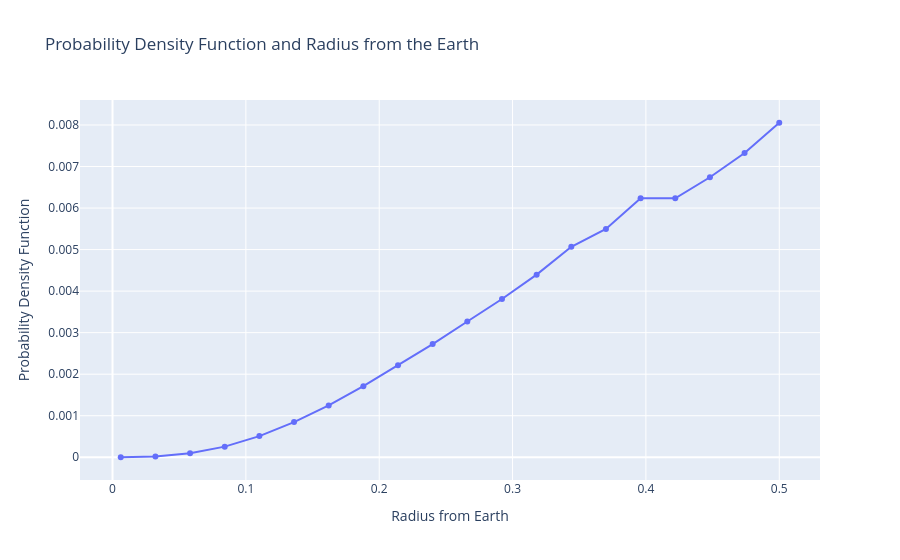

The cell this chart's notebook holds for it:
### Code cell
import plotly.graph_objects as go


fig = go.Figure()

fig.add_trace(go.Scatter(x=radios, y=PX_radi,
                    mode='lines+markers',
                    name='lines+markers'))
fig.update_layout(
    title="Probability Density Function and Radius from the Earth",  
    xaxis_title="Radius from Earth",     
    yaxis_title="Probability Density Function"    
)
fig.show()

### Figure 1 — Plotly figure (JSON) as saved in the notebook; plotly's stock layout.template omitted (floating-point values rounded to 4 significant figures)
{"data": [{"mode": "lines+markers", "name": "lines+markers", "type": "scatter", "x": [0.00618, 0.03217, 0.05816, 0.08415, 0.1101, 0.1361, 0.1621, 0.1881, 0.2141, 0.2401, 0.2661, 0.2921, 0.3181, 0.3441, 0.37, 0.396, 0.422, 0.448, 0.474, 0.5], "y": [1.317e-07, 1.759e-05, 9.444e-05, 0.0002557, 0.0005095, 0.000847, 0.001247, 0.001712, 0.002218, 0.002726, 0.003269, 0.003809, 0.004397, 0.005068, 0.005495, 0.006235, 0.006235, 0.006742, 0.007325, 0.008054]}], "layout": {"title": {"text": "Probability Density Function and Radius from the Earth"}, "xaxis": {"title": {"text": "Radius from Earth"}}, "yaxis": {"title": {"text": "Probability Density Function"}}}}
